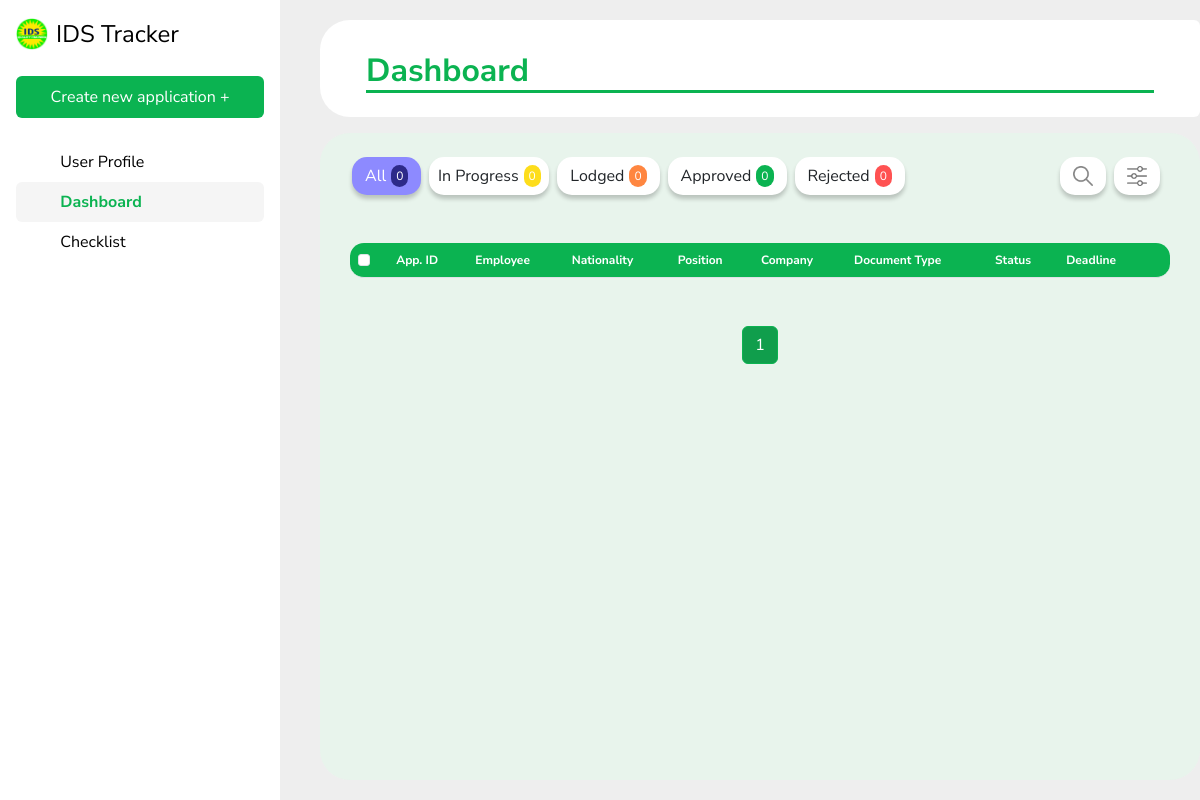
The app's page /, older data.
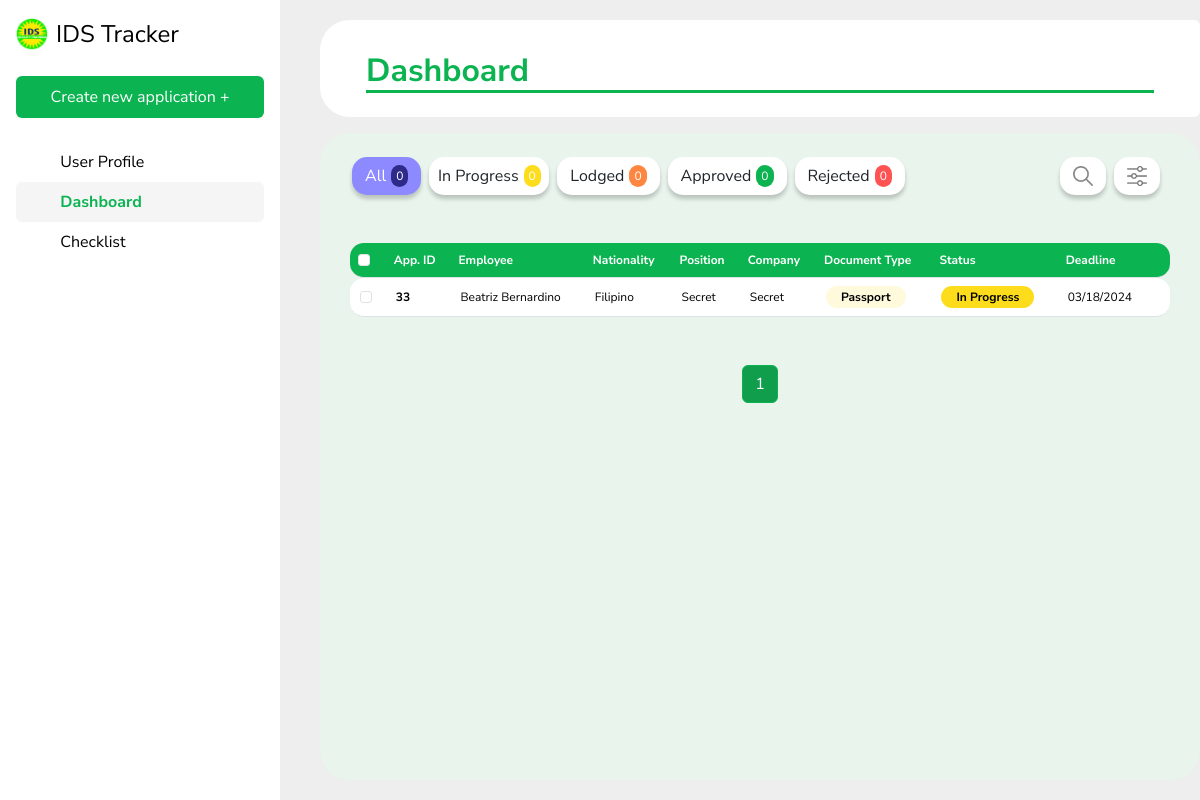
The same page, newer data.
### IDSapp/models.py (models this page shows, shortened)
class Application(models.Model):
    application_types = [
        ('Renewal', 'Renewal'),
        ('Application', 'Application')
    ]
    document_types = [
        ('Visa', 'Visa'),
        ('Passport', 'Passport'),
        ('Work Permit', 'Work Permit')
    ]
    statuses = [
        ('In Progress', 'In Progress'),
        ('Lodged', 'Lodged'),
        ('Rejected', 'Rejected'),
        ('Approved', 'Approved'),
        ('Archived', 'Archived')
    ]
    conditions = [
        ('Active', 'Active'),
        ('Archived', 'Archived')
    ]
    firstName = models.CharField(max_length = 50)
    lastName = models.CharField(max_length = 50)
    nationality = models.CharField(max_length = 50)
    companyPos = models.CharField(max_length = 50)
    passportNo = models.CharField(max_length = 15)
    expirationDate = models.DateField(blank=True, null=True)
    deadline = models.DateField(blank=True, null=True)
    status = models.CharField(max_length = 20, choices = statuses)
    applicationType = models.CharField(max_length = 20, choices = application_types)
    documentType = models.CharField(max_length = 20, choices = document_types)
    businessUnit = models.CharField(max_length = 50)
    condition = models.CharField(max_length = 20, choices = conditions)
    comment = models.TextField(blank=True, null=True)
    priority = models.IntegerField(default=0)
    objects = models.Manager()
    def getFirstName(self):
        return self.firstName
    def getLastName(self):
        return self.lastName
    def getNationality(self):
        return self.nationality
    def getCompanyPos(self):
        return self.companyPos
    def getDeadline(self):
        return self.deadline.strftime('%m/%d/%Y') if self.deadline else None
    def getStatus(self):
        return self.status
    def getDocumentType(self):
        return self.documentType
    def getBusinessUnit(self):
        return self.businessUnit

### IDSapp/views.py (the view)
# urls.py: path('', views.view_dashboard, name = 'view_dashboard'),
def view_dashboard(request):
    application_list = Application.objects.all().order_by('-priority', 'deadline')
    paginator = Paginator(application_list, 10)  # Show 20 applications per page.
    page_number = request.GET.get('page')
    applications = paginator.get_page(page_number)
    return render(request, 'dashboard.html', {'applications': applications})

### IDSapp/templates/dashboard.html (shortened to what the changed rows need)
{% extends 'base.html' %}
{% load static %}
{% block content %}
<div style="padding-top: 20px; margin-left: 40px;">
    <div class="card" style="border: none; border-bottom-left-radius: 30px; border-top-left-radius: 30px;">
        <div class="card-body">
            <h2 class="card-title mt-3" style="margin-left: 30px; margin-right: 30px; color: #0BB351; font-weight: bold; border-bottom: 3px solid #0BB351;">Dashboard</h2>
        </div>
    </div>
    <div id="dynamicCard" class="card mt-3" style="border: none; background: #e8f4ec; border-radius: 30px;">
        <div style="margin-left: 30px; margin-right: 30px;">
            <table class="table table-hover mt-5 mb-5" style="font-size: 12px;">
                <thead style="border-radius: 14px;">
                    <th scope="col" style="background-color: #0BB351; color: #ffffff;"><input class="form-check-input" type="checkbox" id="selectAll"></th>
                    <th scope="col" style="background-color: #0BB351; color: #ffffff;"> App. ID </th>
                    <th scope="col" style="background-color: #0BB351; color: #ffffff;"> Employee </th>
                    <th scope="col" style="background-color: #0BB351; color: #ffffff;"> Nationality </th>
                    <th scope="col" style="background-color: #0BB351; color: #ffffff;"> Position </th>
                    <th scope="col" style="background-color: #0BB351; color: #ffffff;"> Company </th>
                    <th scope="col" style="background-color: #0BB351; color: #ffffff;"> Document Type </th>
                    <th scope="col" style="background-color: #0BB351; color: #ffffff;"> Status </th>
                    <th scope="col" style="background-color: #0BB351; color: #ffffff;"> Deadline </th>
                    <th scope="col" style="background-color: #0BB351; color: #ffffff;" id="binIconColumn">
                    </th>
                </thead>
                <tbody>
                    {% for a in applications %}
                    <tr class="table-row">
                        <td><a href="{% url 'view_application' pk=a.pk %}" class="row-link"><input type="checkbox" class="row-checkbox form-check-input" value="{{ a.pk }}"></a></td>
                        <td><a href="{% url 'view_application' pk=a.pk %}" class="row-link"><span style="font-weight: bold;">{{ a.pk }}</span></a></td>
                        <td><a href="{% url 'view_application' pk=a.pk %}" class="row-link">{{ a.getFirstName }} {{ a.getLastName }}</a></td>
                        <td><a href="{% url 'view_application' pk=a.pk %}" class="row-link"> {{ a.getNationality }} </a></td>
                        <td><a href="{% url 'view_application' pk=a.pk %}" class="row-link"> {{ a.getCompanyPos }} </a></td>
                        <td><a href="{% url 'view_application' pk=a.pk %}" class="row-link"> {{ a.getBusinessUnit }} </a></td>
                        <td><a href="{% url 'view_application' pk=a.pk %}" class="row-link"><span style="border-radius: 14px; background: #FFFADC; font-weight: bold; padding-left: 15px; padding-right: 15px; padding-top: 3px; padding-bottom: 3px;">{{ a.getDocumentType }}</span></a></td>
                        <td> <a href="{% url 'view_application' pk=a.pk %}" class="row-link">
                            <span class="status-label
                                {% if a.getStatus == 'In Progress' %}status-in-progress
                                {% elif a.getStatus == 'Lodged' %}status-lodged
                                {% elif a.getStatus == 'Approved' %}status-approved
                                {% elif a.getStatus == 'Rejected' %}status-rejected
                                {% endif %}
                            ">
                                {{ a.getStatus }}
                            </span>
                        </td></a>
                        <td><a href="{% url 'view_application' pk=a.pk %}" class="row-link"> {{ a.getDeadline }} </a></td>
                        <td>  </td>
                    </tr>
                    {% endfor %}
                </tbody>
            </table>
        </div>
        <div>
            <nav aria-label="Page navigation example">
                <ul class="pagination justify-content-center">
                    {% for num in applications.paginator.page_range %}
                        {% if applications.number == num %}
                            <li class="page-item active"><a class="page-link" href="?page={{ num }}">{{ num }}</a></li>
                        {% elif num > applications.number|add:'-3' and num < applications.number|add:'3' %}
                            <li class="page-item"><a class="page-link" href="?page={{ num }}">{{ num }}</a></li>
                        {% endif %}
                    {% endfor %}
                </ul>
            </nav>
        </div>
    </div>
</div>
{% endblock %}

Row changes from the older to the newer data that the page shows:
added Application: pk "33", getFirstName "Beatriz", getLastName "Bernardino", getNationality "Filipino", getCompanyPos "Secret", getBusinessUnit "Secret", getDocumentType "Passport", getStatus "In Progress", getDeadline "03/18/2024"
